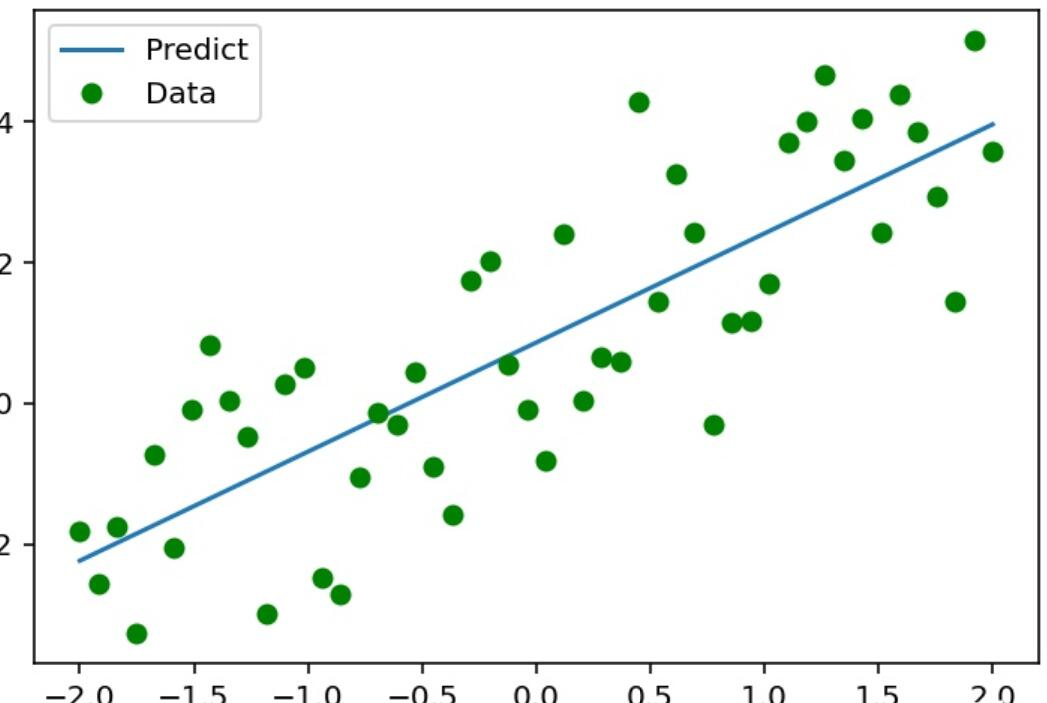
#> input picture javaweb/web/img/1.jpg, 1047 x 703 px
$ python -i misc.py   (imports and definitions only)
#> lines starting #> are read from the running program, lines starting #| are printed output that depends on the picture
#> further down, picture is the input picture: shape (703, 1047, 3); mean B, G, R 243.9, 246.6, 243.1
import cv2
import numpy as np

from ..utils_numpy import minmax_normalize as _minmax_normalize


# [56 lines left out: functions normalize_image_dtype, stack_image_list, not called in this run]


def is_gray_image(image, tol=3):
#> called with tol = 3
    if image.ndim == 2:
        return True
    elif image.ndim == 3:
        num_channels = image.shape[-1]
#> num_channels = 3
        if num_channels == 1:
            return True
        elif num_channels == 4:
            rgb = cv2.cvtColor(image, cv2.COLOR_BGRA2BGR)
            gray = cv2.cvtColor(rgb, cv2.COLOR_BGR2GRAY)
            gray3 = cv2.cvtColor(gray, cv2.COLOR_GRAY2BGR)
            mae = np.mean(cv2.absdiff(rgb, gray3))
            return mae <= tol
        elif num_channels == 3:
            gray = cv2.cvtColor(image, cv2.COLOR_BGR2GRAY)
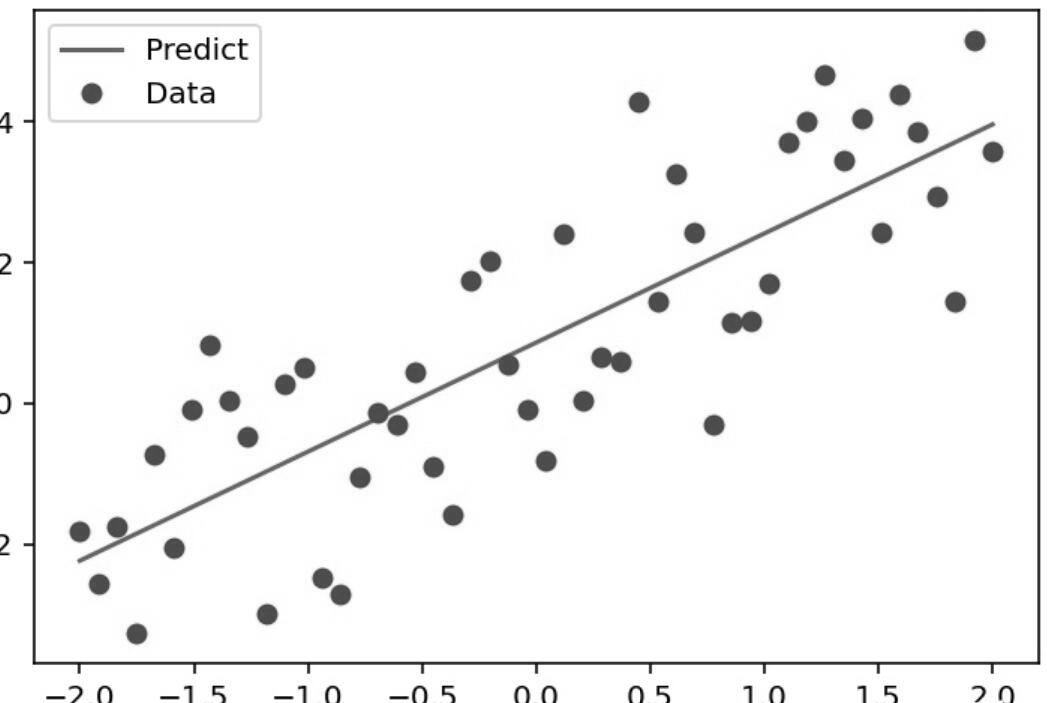
#> gray: shape (703, 1047); min 0, max 255, mean 245.3
            gray3 = cv2.cvtColor(gray, cv2.COLOR_GRAY2BGR)
            mae = np.mean(cv2.absdiff(image, gray3))
#> mae = 1.99
            return mae <= tol
        else:
            return False
    else:
        return False


>>> import cv2
>>> picture = cv2.imread('../../../../../javaweb/web/img/1.jpg')
>>> result = is_gray_image(picture)
#> result = True

$ run again, on javaweb/web/img/3.jpg
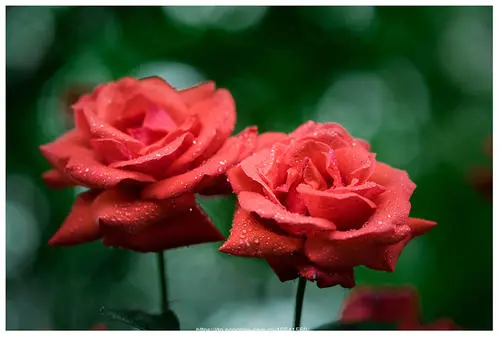
#> input picture javaweb/web/img/3.jpg, 500 x 337 px
#> picture is the input picture: shape (337, 500, 3); mean B, G, R 53.2, 72, 84.6
#> in is_gray_image, `gray = cv2.cvtColor(image, cv2.COLOR_BGR2GRAY)`:
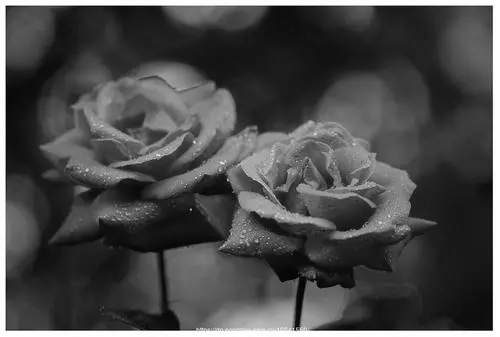
#> gray: shape (337, 500); min 0, max 255, mean 73.6
#> mae = 28.27
#> result = False

$ run again, on javaweb/web/img/4.jpg
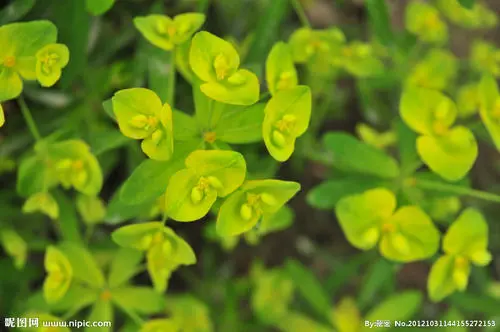
#> input picture javaweb/web/img/4.jpg, 500 x 332 px
#> picture is the input picture: shape (332, 500, 3); mean B, G, R 23.3, 132.5, 105.4
#> in is_gray_image, `gray = cv2.cvtColor(image, cv2.COLOR_BGR2GRAY)`:
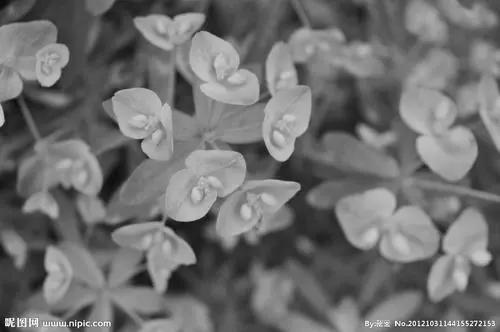
#> gray: shape (332, 500); min 3, max 253, mean 112
#> mae = 39.81
#> result = False
